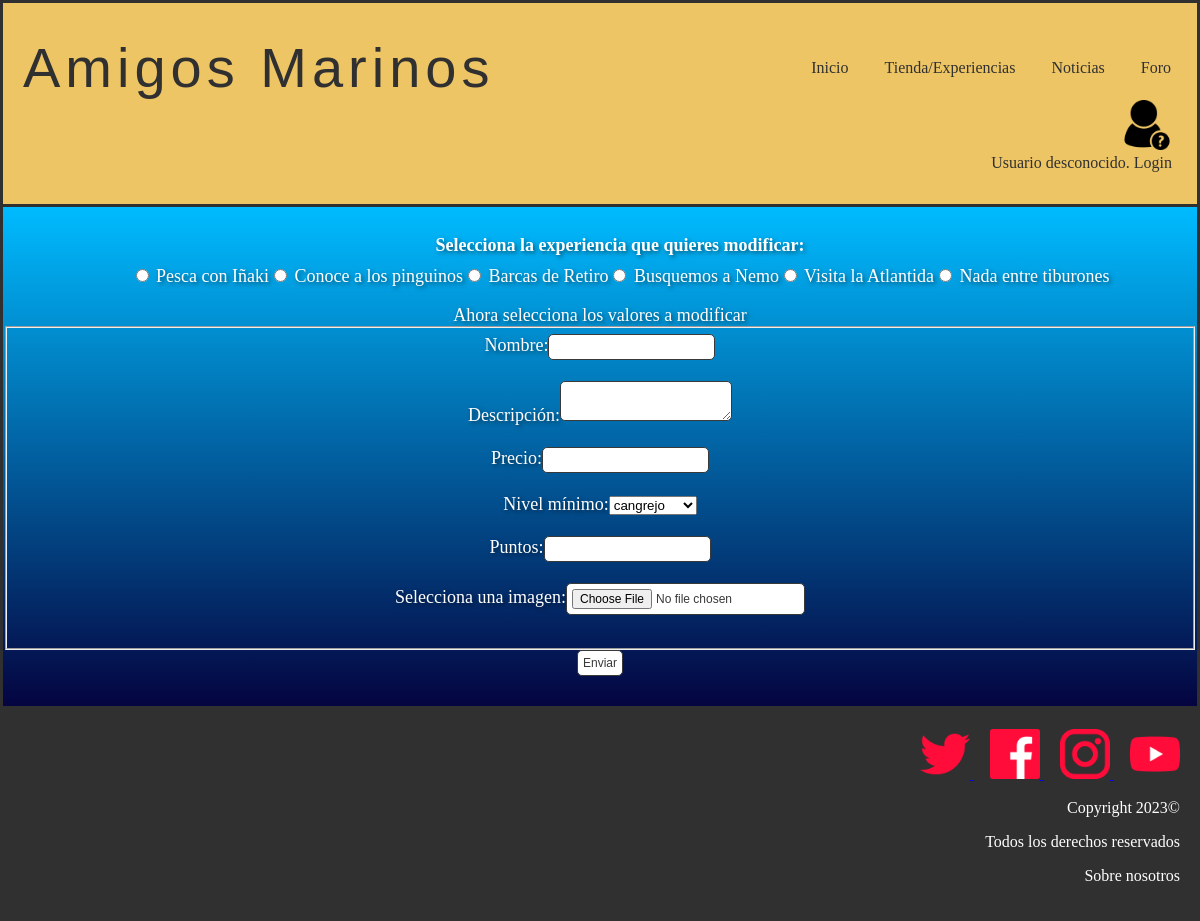
The page /modificarExperiencia.php on the database its author committed.
### tables this page shows
CREATE TABLE IF NOT EXISTS `experiencias` (
  `nombre` varchar(25) NOT NULL,
  `id` int(11) NOT NULL AUTO_INCREMENT,
  `descripcion` text NOT NULL,
  `precio` float NOT NULL,
  `nivelminimo` int(11) NOT NULL,
  `puntos` int(11) NOT NULL,
  `imagen` varchar(50) NOT NULL,
  PRIMARY KEY (`id`),
  KEY `nivelminimo` (`nivelminimo`)
);

### includes/experiencias.php (called while the page is built, shortened)
<?php
class Experiencia {
    private $nombre;
    private $id;
    private $descripcion;
    private $precio;
    private $puntos;
    private $urlImagen;
    private function __construct($id = null , $descripcion, $precio,$nivelminimo, $urlImagen, $nombre,$puntos)
    {
        $this->id = $id;
        $this->descripcion = $descripcion;
        $this->nombre = $nombre;
        $this->precio = $precio;
        $this->urlImagen = $urlImagen;
        $this->puntos=$puntos;
    }
    public static function cargarExperiencias(){
        $experiencias = [];
        $conn=Aplicacion::getInstance()->getConexionBd();
        $query = "SELECT * FROM experiencias ORDER BY nivelminimo";
        $resultado = mysqli_query($conn, $query);
        if(mysqli_num_rows($resultado) > 0){
            $i = 0;
            while($fila = $resultado->fetch_assoc()){
                $experiencias[$i] = new Experiencia($fila["id"], $fila["descripcion"], $fila["precio"], $fila["nivelminimo"], $fila["imagen"], $fila["nombre"],$fila['puntos']);
                $i++;
            }
            return $experiencias;
        }
        else{
            return false;
        }
    }
    public function getId()
    {
        return $this->id;
    }
    public function getNombre()
    {
        return $this->nombre;
    }
    public function getPuntos()
    {
        return $this->puntos;
    }
    public function getDescripcion(){
        return $this->descripcion;
    }
    public function getImagen(){
        return $this->urlImagen;
    }
    public function getPrecio(){
        return $this->precio;
    }
}
?>

### includes/level.php (called while the page is built, shortened)
<?php
class level{
    public static function getAllLevels(){
        $conn = Aplicacion::getInstance()->getConexionBd();
        $query = sprintf("SELECT nombre FROM nivel  ");
        $rs = $conn->query($query);
        return $rs;
    }
}
?>

### modificarExperiencia.php (the view, shortened to what this page needs)
<?php
    require_once __DIR__.'/includes/experiencias.php';
    require_once './includes/level.php';
?>
<!DOCTYPE html>
<html>
    <head>
        <link href= "./css/style.css" rel="stylesheet" type="text/css">
    </head>
    <body>
        <?php
            require ('./includes/comun/cabecera.php');
        ?>
        <main>
                <div class="container">
                    <div class="exp">
                        <ul class="modificarExp">
                            <?php
                                $experiencias = Experiencia::cargarExperiencias();
                                if(empty($experiencias)){
                                    echo '<h2>No hay experiencias en la tienda</h2>';
                                }
                                else{
                                    echo '<form action="validarEdicion.php?es=experiencia" method="post"  enctype="multipart/form-data">';
                                    echo '<label>Selecciona la experiencia que quieres modificar:</label>';
                                        foreach($experiencias as $e){
                                            $id = $e->getId();
                                    $nombre = $e->getNombre();
                                    $descripcion = $e->getDescripcion();
                                    $precio = $e->getPrecio();
                                    $puntos=$e->getPuntos();
                                    $imagen = $e->getImagen();
                                    echo "<li><input type='radio' name='experiencia' value='". $id ."' data-nombre='". $nombre ."' data-descripcion='". $descripcion ."' data-precio='". $precio ."' data-imagen='". $imagen ."'data-puntos='". $puntos ."'> ". $nombre ."</li>";
                                        }
                        echo '</ul>';
                                    echo '<label>Ahora selecciona los valores a modificar</label>';
                                    echo '<fieldset>';
                                    echo '<label for="nombre">Nombre:</label>';
                                    echo '<input type="text" name="nombre" id="nombre"><br><br>';
                                    echo '<label for="descripcion">Descripción:</label>';
                                    echo '<textarea name="descripcion" id="descripcion"></textarea><br><br>';
                                    echo '<label for="precio">Precio:</label>';
                                    echo '<input type="number" name="precio" id="precio"><br><br>';
                                    echo '<label for="nivelminimo">Nivel mínimo:</label>';
                                    echo '<select name ="nivelminimo" id="nivelminimo">';
                                    $result=level::getAllLevels();
                                    while($row=mysqli_fetch_object($result)){
                                        echo "<option value=$nivelminimo>$row->nombre</option>";
                                    }
                                    echo'</select> <br><br>';
                                    echo '<label for="puntos">Puntos:</label>';
                                    echo '<input type="number" name="puntos" id="puntos"><br><br>';
                                    echo '<label for="imagen">Selecciona una imagen:</label>';
                                    echo '<input type="file" name="imagen" id="imagen"><br><br>';
                                    echo '</fieldset>';
                                    echo '<input type="submit" value="Enviar">';
                                }
                        ?>
                    </div>
                </div>
                <?php
                    require('./includes/comun/pie.php');
                ?>
        </main>
    </body>
</html>

### css/style.css (style rules this page uses)
body { color: white; background-color: white; text-align: center; margin: auto; }
.container { background-image: linear-gradient(to bottom,#00bbff, #040440); border: 3px solid #303030; padding-top: 10px; padding-bottom: 20px; }
input[type="text"], input[type="email"], input::placeholder, input[type="password"],textarea,input[type="number"],input[type="password"] { background-color: transparent; border: none; font-size: 25px; border-bottom: 2px solid #fff; color: #fff; text-align: center; text-shadow: 2px 2px 4px rgba(0, 0, 0, 0.5); }
.modificarExp li { color:white; list-style: none; text-align: center; font-weight:500; font-size: large; display: inline-block; }
.modificarExp label { font-size: 18px; font-weight: bold; display: block; margin-bottom: 10px; }
.exp { color:white; text-shadow: 2px 2px 4px rgba(0, 0, 0, 0.5); font-weight:500; font-size: 18px; display: block; margin-bottom: 10px; }
.exp input { border: 1px solid #393939; border-radius: 5px 5px 5px 5px; color: #393939; font-size: 12px; padding: 5px; background: white; cursor: pointer; }
.exp textarea { background: white; border: 1px solid #393939; border-radius: 5px 5px 5px 5px; color: black; font-size: 12px; padding: 5px; cursor: pointer; }
#nombre { text-decoration: underline; }

### rows shown on the page
experiencias: nombre "Pesca con Iñaki"
experiencias: nombre "Conoce a los pinguinos"
experiencias: nombre "Barcas de Retiro"
experiencias: nombre "Busquemos a Nemo"
experiencias: nombre "Visita la Atlantida"
experiencias: nombre "Nada entre tiburones"

### other values the page prints
form field nivelminimo "cangrejo"
